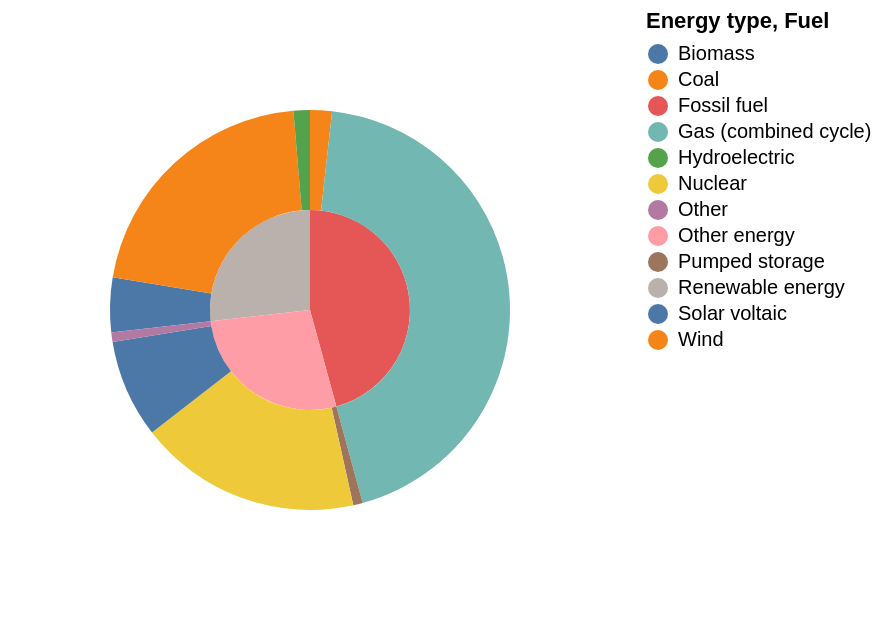

The notebook cell saved with this chart:
### Markdown cell above
**Question:** Oh no! This is almost there, but we can see something unexpected has happened - can you spot the issue? 

So, altair takes fields we mark as 'nominal' as containing words, basically as categories within that field of our data. For us `'Energy types'` and `'Fuel'` are both examples of this type of data. 

- What altair does by default when it gets a field of that type is just sort them alphabetically, which when the ordering is not important (which is usually the case for nominal data) is a reasonable choice. 
- Sadly here for us this has led to a problem, the inner and outer part of our chart don't line up as we would want them to (for example gas falls partly aligned with fossil fuel, but partly with other as well). 
- This is just simply a result of both parts of the chart being arranged alphabetically.

How do we fix this? Well, for us the order of our nominal field is important. and so we need to specify the ordering. Here again is another point where we would look in the documentation to get some inspiration for how to go about this. 
- The part of the documentation we might use to get into detail such as this is the API documentation here https://altair-viz.github.io/user_guide/api.html. This really details all of the different functions and options within them that we can use. If we look under `Encoding Channels` in the API documentation we can find a function that deals with the ordering of a field we are using in our chart https://altair-viz.github.io/user_guide/generated/channels/altair.Order.html. 

- That documentation shows that we can specify for our field to be ordered by looking at a different field in the data. So that gives us a way out of our problem, we could make the outer donut have an extra order statement to specify that the plot should be ordered by the `'Energy type'` used in the inner plot. So, here goes, let's try that and see:

### Code cell
chart1 = alt.Chart(energy).mark_arc(radius=50).encode(
    # Encode the 'Overall_Percentage' field as the theta (angle) of the arc, specifying it as quantitative data.
    theta=alt.Theta('Overall_Percentage:Q'),
    # Encode the 'Energy type' field as the color of the arc, specifying it as nominal data to differentiate categories.
    color=alt.Color('Energy type:N'),
    # The tooltip includes 'Energy type', 'Overall_generated_value as Q', and 'Overall_Percentage as Q' fields.
    tooltip=['Energy type:N','Overall_generated_value:Q','Overall_Percentage:Q']
).transform_aggregate(
    # Aggregate the data to calculate the total percentage for each energy type.
    Overall_Percentage='sum(Percentage)',
    # Aggregate the data to calculate the total generated value for each energy type.
    Overall_generated_value='sum(Generated value)',
    # Group the aggregation by 'Energy type' to perform the calculations
    groupby=['Energy type']
)

chart2 = alt.Chart(energy).mark_arc(innerRadius=50,radius=100).encode(
    # Encode the 'Percentage' field as the theta (angle) of the arc, specifying it as Q type.
    theta=alt.Theta('Percentage:Q'),
    # Encode the 'Fuel' field as the color of the arc, specifying it as nominal data to differentiate categories.
    color=alt.Color('Fuel:N'),
    # The specific order is done based one 'Energy type' variable
    order=alt.Order('Energy type:N'),
    # The tooltip includes 'Fuel', 'Generated value as Q', and 'Percentage as Q' fields.
    tooltip=['Fuel:N','Generated value:Q','Percentage:Q']
)

# Combining these two plots with plus sign on the same figure area
chart1 + chart2

### Figure 1 — Vega-Lite specification as saved in the notebook (floating-point values rounded to 4 significant figures)
{"config": {"view": {"continuousWidth": 300, "continuousHeight": 300}}, "layer": [{"mark": {"type": "arc", "radius": 50}, "encoding": {"color": {"field": "Energy type", "type": "nominal"}, "theta": {"field": "Overall_Percentage", "type": "quantitative"}, "tooltip": [{"field": "Energy type", "type": "nominal"}, {"field": "Overall_generated_value", "type": "quantitative"}, {"field": "Overall_Percentage", "type": "quantitative"}]}, "transform": [{"aggregate": [{"op": "sum", "field": "Percentage", "as": "Overall_Percentage"}, {"op": "sum", "field": "Generated value", "as": "Overall_generated_value"}], "groupby": ["Energy type"]}]}, {"mark": {"type": "arc", "innerRadius": 50, "radius": 100}, "encoding": {"color": {"field": "Fuel", "type": "nominal"}, "order": {"field": "Energy type", "type": "nominal"}, "theta": {"field": "Percentage", "type": "quantitative"}, "tooltip": [{"field": "Fuel", "type": "nominal"}, {"field": "Generated value", "type": "quantitative"}, {"field": "Percentage", "type": "quantitative"}]}}], "data": {"name": "data-db7b795b706e1e22da38045e1a1899b9"}, "$schema": "https://vega.github.io/schema/vega-lite/v5.8.0.json", "datasets": {"data-db7b795b706e1e22da38045e1a1899b9": [{"Fuel": "Coal", "Generated value": 0.49, "Percentage": 1.6, "Energy type": "Fossil fuel"}, {"Fuel": "Gas (combined cycle)", "Generated value": 12.06, "Percentage": 39.9, "Energy type": "Fossil fuel"}, {"Fuel": "Solar voltaic", "Generated value": 1.22, "Percentage": 4.0, "Energy type": "Renewable energy"}, {"Fuel": "Wind", "Generated value": 5.79, "Percentage": 19.1, "Energy type": "Renewable energy"}, {"Fuel": "Hydroelectric", "Generated value": 0.38, "Percentage": 1.2, "Energy type": "Renewable energy"}, {"Fuel": "Pumped storage", "Generated value": 0.21, "Percentage": 0.7, "Energy type": "Other energy"}, {"Fuel": "Nuclear", "Generated value": 4.94, "Percentage": 16.3, "Energy type": "Other energy"}, {"Fuel": "Biomass", "Generated value": 2.18, "Percentage": 7.2, "Energy type": "Other energy"}, {"Fuel": "Other", "Generated value": 0.21, "Percentage": 0.7, "Energy type": "Other energy"}]}}
